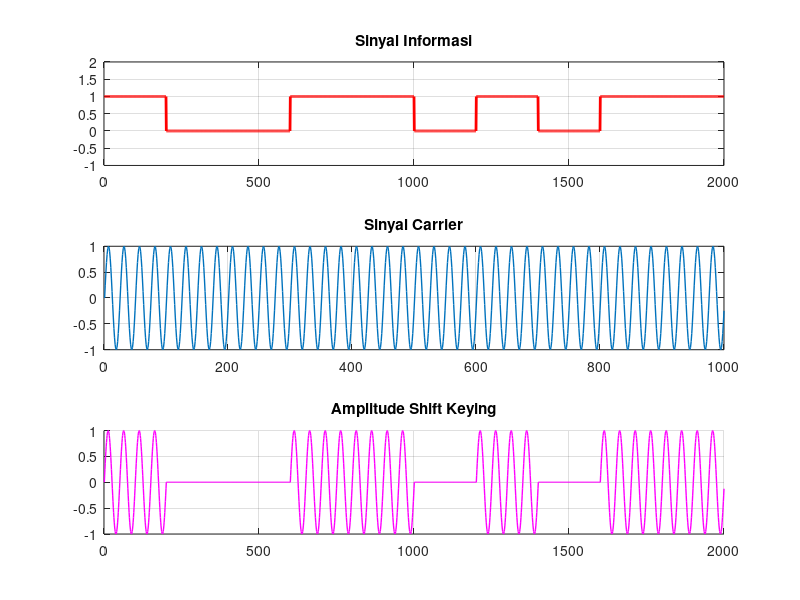

This figure's MATLAB source:
%informasi
a=[1 0 0 1 1 0 1 0 1 1];
K=length(a) 
initial_phase=pi; 
N=200; 
i=[0:1:N-1];
for j=[1:1:K]
    for i=[1:1:N] 
    a1(N*(j-1)+i)=a(j); 
    end
end
figure(1)
subplot(3,1,1) 
plot(a1,'r', 'linewidth',2) 
hold on
grid on
axis([0 2000 -1 2]);
title('Sinyal Informasi');

%carrier
f=4;
N=100; 
i=[0:1:N-1];
sin1=sin(2*pi*f*i/N); 
sin11=sin1;
for j=[1:1:K-1]
    sin11=[sin11 sin1];
end
hold on
subplot(3,1,2) 
plot(sin11, 'linewidth',1)
grid on
title('Sinyal Carrier');

%ASK
a=[1 0 0 1 1 0 1 0 1 1];
K=length(a) 
initial_phase=pi; 
f=4;
N=200; 
i=[0:1:N-1];
sin1=sin(2*pi*f*i/N); 
for j=[1:1:K]
    for i=[1:1:N]
        yout(N*(j-1)+i)=a(j)*sin1(i); 
    end
end
subplot(3,1,3) 
hold on
plot(yout, '-m', 'linewidth',1) 
grid on
title('Amplitude Shift Keying');